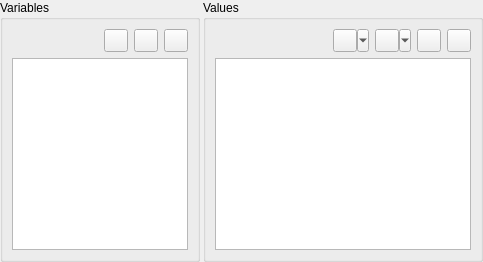
     <widget class="QWidget" name="wValuesEditor">
      <layout class="QHBoxLayout" name="horizontalLayout">
       <property name="spacing">
        <number>3</number>
       </property>
       <property name="margin">
        <number>0</number>
       </property>
       <item>
        <widget class="QGroupBox" name="gbOthersVariables">
         <property name="maximumSize">
          <size>
           <width>200</width>
           <height>16777215</height>
          </size>
         </property>
         <property name="title">
          <string>Variables</string>
         </property>
         <layout class="QGridLayout" name="_2">
          <item row="0" column="0">
           <spacer>
            <property name="orientation">
             <enum>Qt::Horizontal</enum>
            </property>
            <property name="sizeHint" stdset="0">
             <size>
              <width>20</width>
              <height>20</height>
             </size>
            </property>
           </spacer>
          </item>
          <item row="0" column="1">
           <widget class="QToolButton" name="tbOthersVariablesAdd">
            <property name="toolTip">
             <string>Add...</string>
            </property>
            <property name="icon">
             <iconset resource="../../../../../monkey/src/resources/resources.qrc">
              <normaloff>:/listeditor/icons/listeditor/add.png</normaloff>:/listeditor/icons/listeditor/add.png</iconset>
            </property>
           </widget>
          </item>
          <item row="0" column="2">
           <widget class="QToolButton" name="tbOthersVariablesEdit">
            <property name="toolTip">
             <string>Edit...</string>
            </property>
            <property name="icon">
             <iconset resource="../../../../../monkey/src/resources/resources.qrc">
              <normaloff>:/listeditor/icons/listeditor/edit.png</normaloff>:/listeditor/icons/listeditor/edit.png</iconset>
            </property>
           </widget>
          </item>
          <item row="0" column="3">
           <widget class="QToolButton" name="tbOthersVariablesRemove">
            <property name="toolTip">
             <string>Remove...</string>
            </property>
            <property name="icon">
             <iconset resource="../../../../../monkey/src/resources/resources.qrc">
              <normaloff>:/listeditor/icons/listeditor/remove.png</normaloff>:/listeditor/icons/listeditor/remove.png</iconset>
            </property>
           </widget>
          </item>
          <item row="1" column="0" colspan="4">
           <widget class="QListWidget" name="lwOthersVariables">
            <property name="editTriggers">
             <set>QAbstractItemView::NoEditTriggers</set>
            </property>
            <property name="selectionBehavior">
             <enum>QAbstractItemView::SelectRows</enum>
            </property>
           </widget>
          </item>
         </layout>
        </widget>
       </item>
       <item>
        <widget class="QGroupBox" name="gbOthersValues">
         <property name="title">
          <string>Values</string>
         </property>
         <layout class="QGridLayout" name="_3">
          <item row="0" column="0">
           <spacer>
            <property name="orientation">
             <enum>Qt::Horizontal</enum>
            </property>
            <property name="sizeHint" stdset="0">
             <size>
              <width>20</width>
              <height>20</height>
             </size>
            </property>
           </spacer>
          </item>
          <item row="0" column="1">
           <widget class="QToolButton" name="tbOthersValuesAdd">
            <property name="toolTip">
             <string>Add...</string>
            </property>
            <property name="icon">
             <iconset resource="../../../../../monkey/src/resources/resources.qrc">
              <normaloff>:/listeditor/icons/listeditor/add.png</normaloff>:/listeditor/icons/listeditor/add.png</iconset>
            </property>
            <property name="popupMode">
             <enum>QToolButton::MenuButtonPopup</enum>
            </property>
           </widget>
          </item>
          <item row="0" column="2">
           <widget class="QToolButton" name="tbOthersValuesEdit">
            <property name="toolTip">
             <string>Edit...</string>
            </property>
            <property name="icon">
             <iconset resource="../../../../../monkey/src/resources/resources.qrc">
              <normaloff>:/listeditor/icons/listeditor/edit.png</normaloff>:/listeditor/icons/listeditor/edit.png</iconset>
            </property>
            <property name="popupMode">
             <enum>QToolButton::MenuButtonPopup</enum>
            </property>
           </widget>
          </item>
          <item row="0" column="3">
           <widget class="QToolButton" name="tbOthersValuesRemove">
            <property name="toolTip">
             <string>Remove...</string>
            </property>
            <property name="icon">
             <iconset resource="../../../../../monkey/src/resources/resources.qrc">
              <normaloff>:/listeditor/icons/listeditor/remove.png</normaloff>:/listeditor/icons/listeditor/remove.png</iconset>
            </property>
           </widget>
          </item>
          <item row="0" column="4">
           <widget class="QToolButton" name="tbOthersValuesClear">
            <property name="toolTip">
             <string>Clear...</string>
            </property>
            <property name="icon">
             <iconset resource="../../../../../monkey/src/resources/resources.qrc">
              <normaloff>:/listeditor/icons/listeditor/clear.png</normaloff>:/listeditor/icons/listeditor/clear.png</iconset>
            </property>
           </widget>
          </item>
          <item row="1" column="0" colspan="5">
           <widget class="QListWidget" name="lwOthersValues">
            <property name="editTriggers">
             <set>QAbstractItemView::NoEditTriggers</set>
            </property>
            <property name="selectionBehavior">
             <enum>QAbstractItemView::SelectRows</enum>
            </property>
           </widget>
          </item>
         </layout>
        </widget>
       </item>
      </layout>
     </widget>
